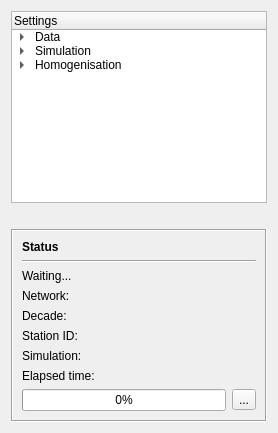
     <widget class="QFrame" name="leftFrame">
      <property name="sizePolicy">
       <sizepolicy hsizetype="Preferred" vsizetype="Preferred">
        <horstretch>1</horstretch>
        <verstretch>0</verstretch>
       </sizepolicy>
      </property>
      <property name="lineWidth">
       <number>0</number>
      </property>
      <layout class="QVBoxLayout" name="verticalLayout_25">
       <item>
        <widget class="QTreeWidget" name="treeWidget">
         <property name="sizePolicy">
          <sizepolicy hsizetype="Expanding" vsizetype="Expanding">
           <horstretch>0</horstretch>
           <verstretch>1</verstretch>
          </sizepolicy>
         </property>
         <property name="minimumSize">
          <size>
           <width>130</width>
           <height>0</height>
          </size>
         </property>
         <property name="maximumSize">
          <size>
           <width>16777215</width>
           <height>16777215</height>
          </size>
         </property>
         <property name="mouseTracking">
          <bool>true</bool>
         </property>
         <attribute name="headerVisible">
          <bool>true</bool>
         </attribute>
         <column>
          <property name="text">
           <string>Settings</string>
          </property>
         </column>
         <item>
          <property name="text">
           <string>Data</string>
          </property>
          <property name="flags">
           <set>ItemIsDragEnabled|ItemIsUserCheckable|ItemIsEnabled</set>
          </property>
          <item>
           <property name="text">
            <string>Load</string>
           </property>
          </item>
          <item>
           <property name="text">
            <string>Batch</string>
           </property>
          </item>
          <item>
           <property name="text">
            <string>Save</string>
           </property>
           <property name="toolTip">
            <string/>
           </property>
           <property name="flags">
            <set>ItemIsSelectable|ItemIsDragEnabled|ItemIsUserCheckable</set>
           </property>
          </item>
         </item>
         <item>
          <property name="text">
           <string>Simulation</string>
          </property>
          <property name="flags">
           <set>ItemIsDragEnabled|ItemIsUserCheckable|ItemIsEnabled</set>
          </property>
          <item>
           <property name="text">
            <string>Options</string>
           </property>
          </item>
          <item>
           <property name="text">
            <string>Grid</string>
           </property>
          </item>
          <item>
           <property name="text">
            <string>Variogram</string>
           </property>
          </item>
          <item>
           <property name="text">
            <string>Advanced</string>
           </property>
           <property name="flags">
            <set>ItemIsSelectable|ItemIsDragEnabled|ItemIsUserCheckable</set>
           </property>
          </item>
         </item>
         <item>
          <property name="text">
           <string>Homogenisation</string>
          </property>
          <property name="flags">
           <set>ItemIsDragEnabled|ItemIsUserCheckable|ItemIsEnabled</set>
          </property>
          <item>
           <property name="text">
            <string>Detection and correction</string>
           </property>
          </item>
          <item>
           <property name="text">
            <string>Results</string>
           </property>
          </item>
         </item>
        </widget>
       </item>
       <item>
        <spacer name="verticalSpacer_8">
         <property name="orientation">
          <enum>Qt::Vertical</enum>
         </property>
         <property name="sizeHint" stdset="0">
          <size>
           <width>20</width>
           <height>20</height>
          </size>
         </property>
        </spacer>
       </item>
       <item>
        <widget class="QFrame" name="groupStatus">
         <property name="frameShape">
          <enum>QFrame::Box</enum>
         </property>
         <property name="frameShadow">
          <enum>QFrame::Sunken</enum>
         </property>
         <property name="lineWidth">
          <number>1</number>
         </property>
         <property name="midLineWidth">
          <number>0</number>
         </property>
         <layout class="QVBoxLayout" name="verticalLayout_24">
          <item>
           <widget class="QLabel" name="label">
            <property name="font">
             <font>
              <weight>75</weight>
              <bold>true</bold>
             </font>
            </property>
            <property name="text">
             <string>Status</string>
            </property>
           </widget>
          </item>
          <item>
           <widget class="Line" name="line_8">
            <property name="orientation">
             <enum>Qt::Horizontal</enum>
            </property>
           </widget>
          </item>
          <item>
           <widget class="QLabel" name="labelStatus">
            <property name="text">
             <string>Waiting...</string>
            </property>
           </widget>
          </item>
          <item>
           <widget class="QWidget" name="groupStatusInfo" native="true">
            <layout class="QFormLayout" name="formStatus">
             <property name="fieldGrowthPolicy">
              <enum>QFormLayout::AllNonFixedFieldsGrow</enum>
             </property>
             <property name="verticalSpacing">
              <number>6</number>
             </property>
             <property name="margin">
              <number>0</number>
             </property>
             <item row="0" column="0">
              <widget class="QLabel" name="label_3">
               <property name="text">
                <string>Network:</string>
               </property>
              </widget>
             </item>
             <item row="0" column="1">
              <widget class="QLabel" name="labelStatusNetwork">
               <property name="text">
                <string/>
               </property>
              </widget>
             </item>
             <item row="1" column="0">
              <widget class="QLabel" name="label_4">
               <property name="text">
                <string>Decade:</string>
               </property>
              </widget>
             </item>
             <item row="1" column="1">
              <widget class="QLabel" name="labelStatusDecade">
               <property name="text">
                <string/>
               </property>
              </widget>
             </item>
             <item row="2" column="0">
              <widget class="QLabel" name="label_5">
               <property name="text">
                <string>Station ID:</string>
               </property>
              </widget>
             </item>
             <item row="2" column="1">
              <widget class="QLabel" name="labelStatusStation">
               <property name="text">
                <string/>
               </property>
              </widget>
             </item>
             <item row="3" column="0">
              <widget class="QLabel" name="label_6">
               <property name="text">
                <string>Simulation:</string>
               </property>
              </widget>
             </item>
             <item row="3" column="1">
              <widget class="QLabel" name="labelStatusSim">
               <property name="text">
                <string/>
               </property>
              </widget>
             </item>
            </layout>
           </widget>
          </item>
          <item>
           <widget class="QWidget" name="groupTime" native="true">
            <layout class="QFormLayout" name="formLayout_6">
             <property name="margin">
              <number>0</number>
             </property>
             <item row="0" column="0">
              <widget class="QLabel" name="label_2">
               <property name="text">
                <string>Elapsed time:</string>
               </property>
              </widget>
             </item>
             <item row="0" column="1">
              <widget class="QLabel" name="labelTime">
               <property name="text">
                <string/>
               </property>
              </widget>
             </item>
            </layout>
           </widget>
          </item>
          <item>
           <widget class="QWidget" name="groupProgress" native="true">
            <layout class="QHBoxLayout" name="horizontalLayout_21">
             <property name="margin">
              <number>0</number>
             </property>
             <item>
              <widget class="QProgressBar" name="progressBar">
               <property name="enabled">
                <bool>true</bool>
               </property>
               <property name="toolTip">
                <string>Homogenisation process progress</string>
               </property>
               <property name="statusTip">
                <string/>
               </property>
               <property name="value">
                <number>0</number>
               </property>
               <property name="invertedAppearance">
                <bool>false</bool>
               </property>
              </widget>
             </item>
             <item>
              <widget class="QToolButton" name="buttonAbort">
               <property name="toolTip">
                <string>Abort process</string>
               </property>
               <property name="text">
                <string>...</string>
               </property>
              </widget>
             </item>
            </layout>
           </widget>
          </item>
         </layout>
        </widget>
       </item>
      </layout>
     </widget>
